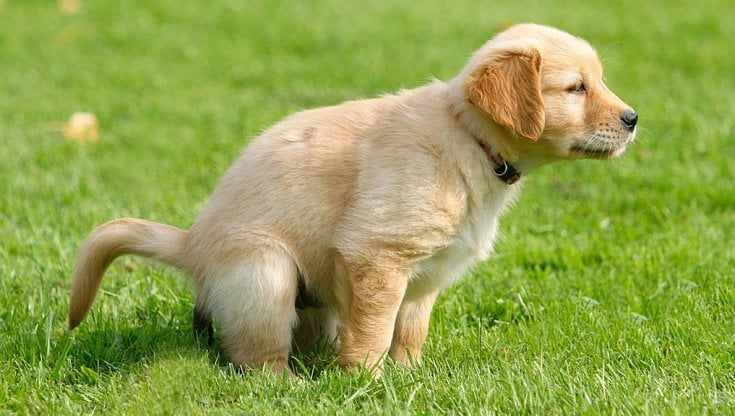
#> input picture CV2/data/Cane_test.jpg, 735 x 416 px
$ python histogram.py
#> lines starting #> are read from the running program, lines starting #| are printed output that depends on the picture; after the words box and inside, x2 and y2 are one past the last pixel; in counts of white or black regions, pixels touching at a corner belong together
import cv2 as cv
import numpy as np
import matplotlib.pyplot as plt

# Allow you to visualize distribution of pixeles intensity

img = cv.imread('data/Cane_test.jpg')
#> img is the input picture: shape (416, 735, 3); mean B, G, R 78.2, 162.7, 146.4
cv.imshow('Original', img)

blank = np.zeros(img.shape[:2], dtype='uint8')

# gray = cv.cvtColor(img, cv.COLOR_BGR2GRAY)
# cv.imshow('Gray', gray)

mask = cv.circle(blank, (img.shape[1]//2, img.shape[0]//2), 100, 255, -1)
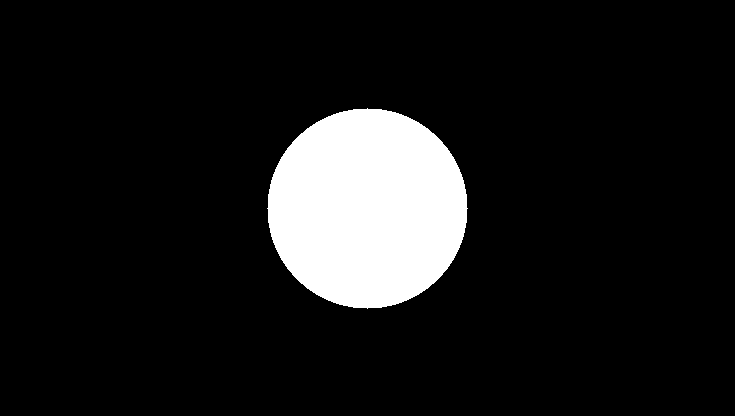
#> blank: shape (416, 735); 10.3% white; 1 white region, box (x1, y1, x2, y2) and area: (267, 108, 468, 309) 31417

masked = cv.bitwise_and(img, img, mask = mask)
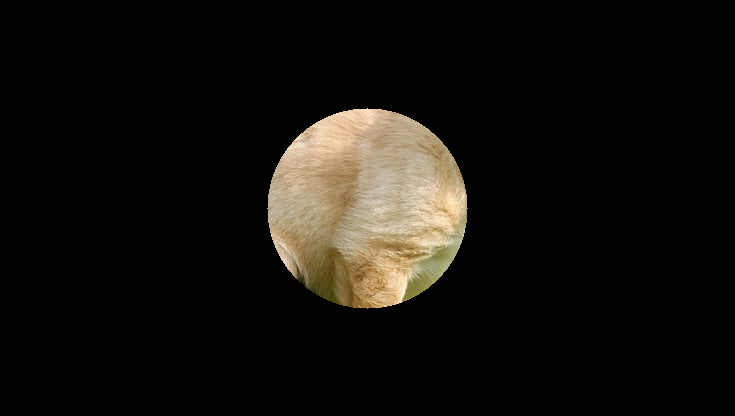
#> masked: shape (416, 735, 3); mean B, G, R 12.9, 16.8, 19.1
cv.imshow('Mask', masked)

''' Grayscale histogram
gray_hist = cv.calcHist([gray], [0], mask, [256], [0,256])

plt.figure()
plt.title('Grayscale Histogram')
plt.xlabel('Bins')
plt.ylabel('# of pixels')
plt.plot(gray_hist)
plt.xlim([0,256])
plt.show()
'''

# Color Histogram
plt.figure()
plt.title('Colors Histogram')
plt.xlabel('Bins')
plt.ylabel('# of pixels')
colors = ('b', 'g', 'r')

for i, col in enumerate(colors):
    hist = cv.calcHist([img], [i], mask, [256], [0,256])
    plt.plot(hist, color = col)
    plt.xlim([0,256])

plt.show()
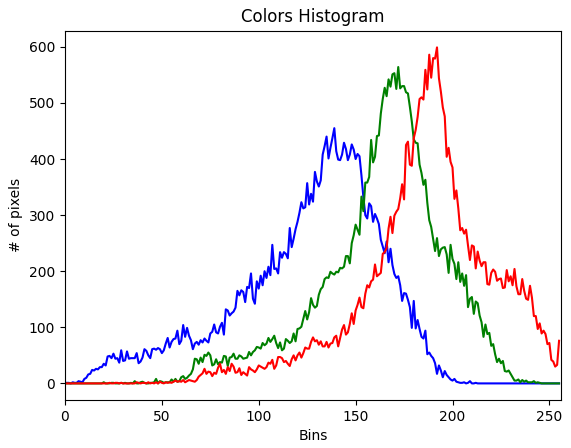
#> figure drawn by matplotlib, 1 panel; curve peaks at x = 139, y = 455; curve peaks at x = 172, y = 564; curve peaks at x = 192, y = 599


cv.waitKey(0)

$ run again, with CV2/data/Tigre_test.jpg copied over CV2/data/Cane_test.jpg
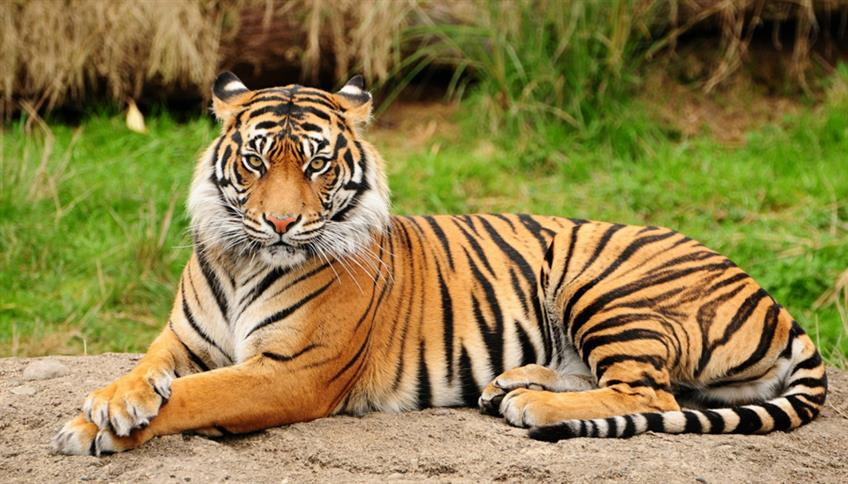
#> input picture CV2/data/Tigre_test.jpg, 848 x 484 px
#> img is the input picture: shape (484, 848, 3); mean B, G, R 72, 126.9, 142.3
#> `mask = cv.circle(blank, (img.shape[1]//2, img.shape[0]//2), 100, 255, ..`:
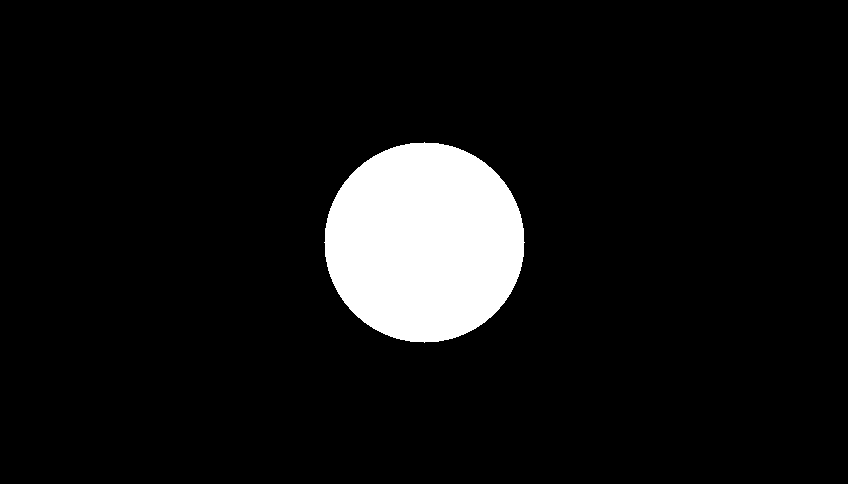
#> blank: shape (484, 848); 7.7% white; 1 white region, box (x1, y1, x2, y2) and area: (324, 142, 525, 343) 31417
#> `plt.show()`:
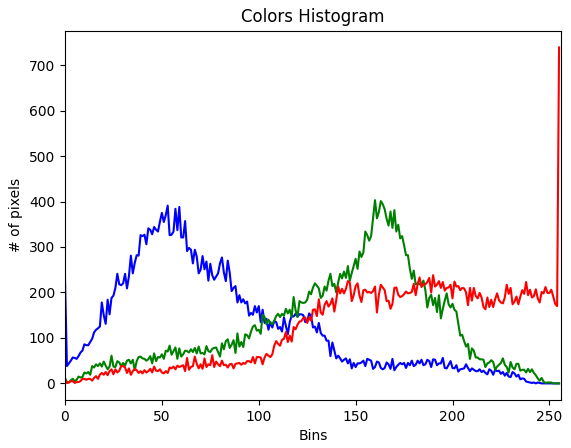
#> figure drawn by matplotlib, 1 panel; curve peaks at x = 53, y = 391; curve peaks at x = 160, y = 403; curve peaks at x = 255, y = 739

$ run again, with CV2/data/butterfly.jpg copied over CV2/data/Cane_test.jpg
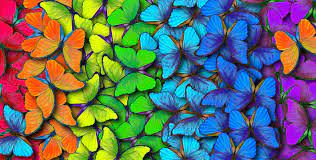
#> input picture CV2/data/butterfly.jpg, 316 x 160 px
#> img is the input picture: shape (160, 316, 3); mean B, G, R 102.7, 110.2, 98.2
#> `mask = cv.circle(blank, (img.shape[1]//2, img.shape[0]//2), 100, 255, ..`:
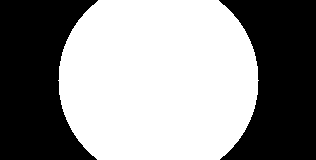
#> blank: shape (160, 316); 55.7% white; 2 black regions, box (x1, y1, x2, y2) and area: (0, 0, 98, 160) 11286, (219, 0, 316, 160) 11126
#> `plt.show()`:
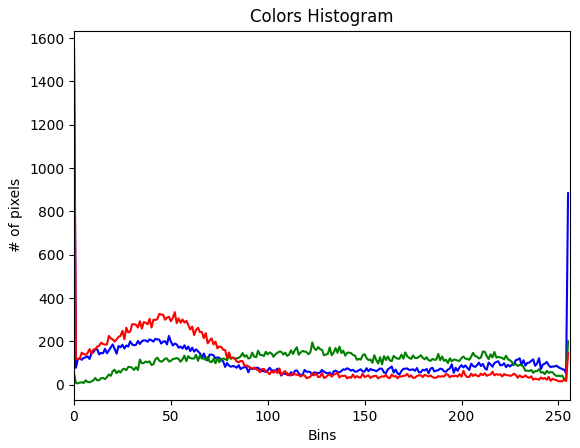
#> figure drawn by matplotlib, 1 panel; curve peaks at x = 0, y = 1557; curve peaks at x = 255, y = 200; curve peaks at x = 0, y = 1549

$ run again, with CV2/data/cars.jpg copied over CV2/data/Cane_test.jpg
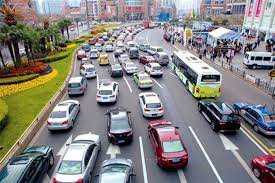
#> input picture CV2/data/cars.jpg, 275 x 183 px
#> img is the input picture: shape (183, 275, 3); mean B, G, R 128.8, 130.3, 132.5
#> `mask = cv.circle(blank, (img.shape[1]//2, img.shape[0]//2), 100, 255, ..`:
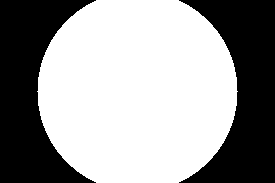
#> blank: shape (183, 275); 60.6% white; 2 black regions, box (x1, y1, x2, y2) and area: (0, 0, 96, 183) 9913, (179, 0, 275, 183) 9913
#> `plt.show()`:
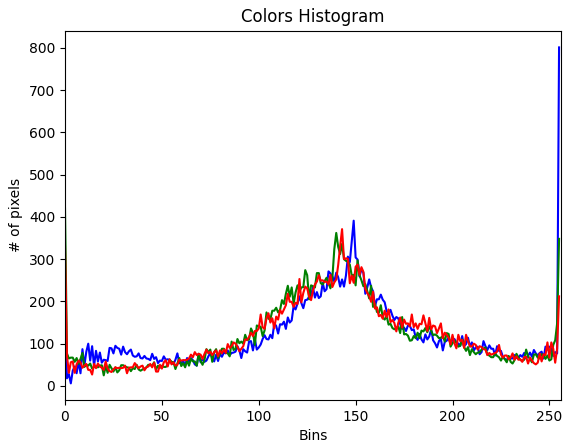
#> figure drawn by matplotlib, 1 panel; curve peaks at x = 255, y = 801; curve peaks at x = 0, y = 420; curve peaks at x = 143, y = 371
